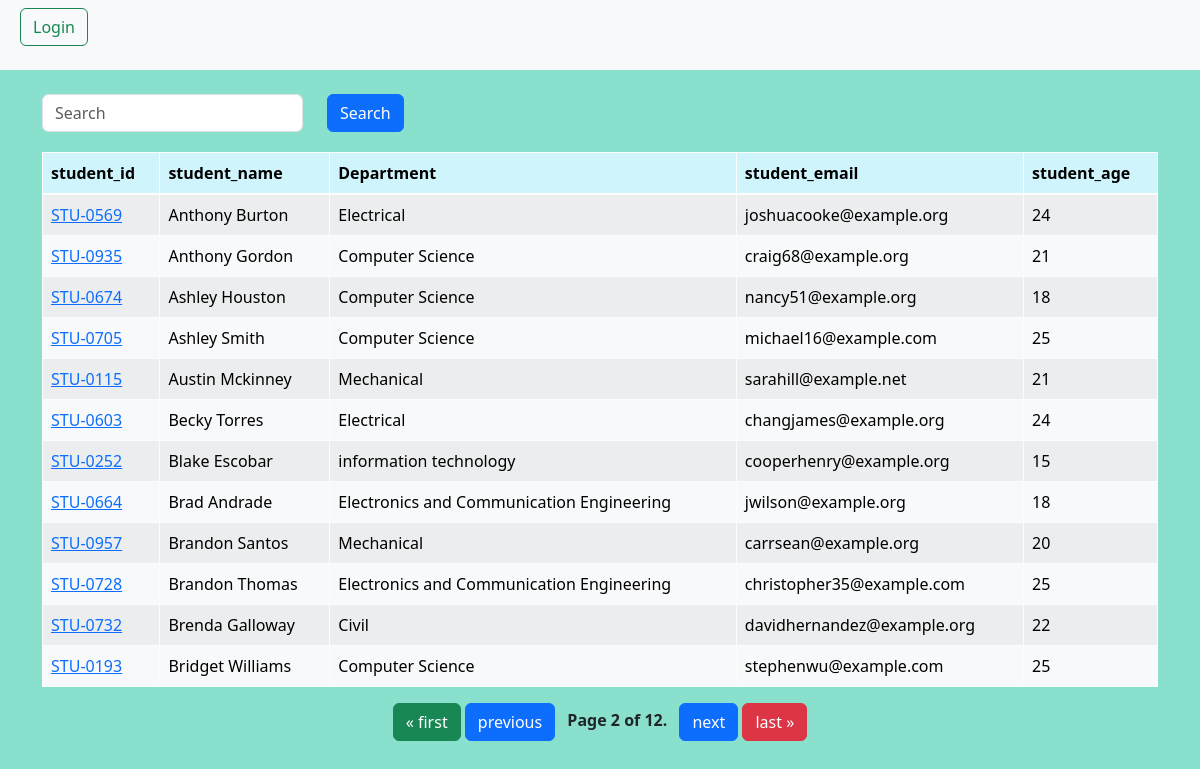
Screenshot of /students/?page=2 with the database file from the repository.
### vegi/models.py (models this page shows, shortened)
class Student(models.Model):
    department = models.ForeignKey(Department ,related_name= 'depart' , on_delete=models.CASCADE)
    student_id = models.OneToOneField( StudentID , related_name='studentid' , on_delete= models.CASCADE)
    student_name = models.CharField(max_length= 100)
    student_email = models.EmailField( unique= True)
    student_age = models.IntegerField( default=18)
    student_address = models.TextField()
    class Meta:
        ordering = ["student_name"]
        verbose_name = 'student'

class StudentID(models.Model):
    student_id = models.CharField(max_length= 100)
    def __str__(self) -> str:
        return f"{self.student_id} "

class Department(models.Model):
    department = models.CharField( max_length= 100)
    def __str__(self) -> str:
        return f" {self.department} "
    class Meta:
        ordering = ["department"]

### vegi/views.py (the view, shortened to what this page needs)
# urls.py: path('students/', get_students , name='get_students'),
def get_students(request):
    query_set = Student.objects.all()
    paginator = Paginator(query_set, 12)  # Show 25 contacts per page.
    page_number = request.GET.get("page" , 1)
    page_obj = paginator.get_page(page_number)
    context = { "page_obj" : page_obj }
    return render(request , 'report/students.html' , context )

### vegi/templates/report/students.html
{% extends "base.html" %}
{% block start %}
<div class="container my-4">
    <form class="text-center mx-auto mb-1">
        <div class="row">
            <div class="col-md-3">
                <input class="form-control" name="search" placeholder="Search">
            </div>
            <div class="col-md-1">
                <button class="btn btn-primary">Search</button>
            </div>
        </div>
    </form>
    <table class="table table-light table-striped">
        <thead class="table-info">
            <tr>
                <th scope="col">student_id</th>
                <th scope="col">student_name</th>
                <th scope="col">Department</th>
                <th scope="col">student_email</th>
                <th scope="col">student_age</th>
            </tr>
        </thead>
        <tbody class="table-group-divider">
            {% for stu in page_obj %}
            <tr>
                <td>    <a href="/marks/{{ stu.student_id }}">{{ stu.student_id }}</a>      </td>
                <td>{{ stu.student_name }}</td>
                <td>{{ stu.department }}</td>
                <td>{{ stu.student_email }}</td>
                <td>{{ stu.student_age }}</td>
            </tr>
            {% endfor %}
        </tbody>
    </table>
    <div class="pagination justify-content-center">
        <span class="step-links">
            {% if page_obj.has_previous %}
                <a href="?page=1" class="btn btn-success">&laquo; first</a>
                <a href="?page={{ page_obj.previous_page_number }}" class="btn btn-primary">previous</a>
            {% endif %}
            <span class="current mx-2 fw-bold">
                Page {{ page_obj.number }} of {{ page_obj.paginator.num_pages }}.
            </span>
            {% if page_obj.has_next %}
                <a href="?page={{ page_obj.next_page_number }}" class="btn btn-primary">next</a>
                <a href="?page={{ page_obj.paginator.num_pages }}" class="btn btn-danger">last &raquo;</a>
            {% endif %}
        </span>
    </div>
</div>
{% endblock %}

### main/templates/base.html (style rules this page uses)
.custom-background { background-color: #88e0cd; }
table { width: 80%; border-collapse: collapse; margin: 20px auto; }
th, td { border: 1px solid #ccc; padding: 8px; text-align: left; }
th { background-color: #f2f2f2; }

### rows the page displays
Student: student_id "STU-0569", student_name "Anthony Burton", department "Electrical", student_email "joshuacooke@example.org", student_age "24"
Student: student_id "STU-0935", student_name "Anthony Gordon", department "Computer Science", student_email "craig68@example.org", student_age "21"
Student: student_id "STU-0674", student_name "Ashley Houston", department "Computer Science", student_email "nancy51@example.org", student_age "18"
Student: student_id "STU-0705", student_name "Ashley Smith", department "Computer Science", student_email "michael16@example.com", student_age "25"
Student: student_id "STU-0115", student_name "Austin Mckinney", department "Mechanical", student_email "sarahill@example.net", student_age "21"
Student: student_id "STU-0603", student_name "Becky Torres", department "Electrical", student_email "changjames@example.org", student_age "24"
Student: student_id "STU-0252", student_name "Blake Escobar", department "information technology", student_email "cooperhenry@example.org", student_age "15"
Student: student_id "STU-0664", student_name "Brad Andrade", department "Electronics and Communication Engineering", student_email "jwilson@example.org", student_age "18"
Student: student_id "STU-0957", student_name "Brandon Santos", department "Mechanical", student_email "carrsean@example.org", student_age "20"
Student: student_id "STU-0728", student_name "Brandon Thomas", department "Electronics and Communication Engineering", student_email "christopher35@example.com", student_age "25"
Student: student_id "STU-0732", student_name "Brenda Galloway", department "Civil", student_email "davidhernandez@example.org", student_age "22"
Student: student_id "STU-0193", student_name "Bridget Williams", department "Computer Science", student_email "stephenwu@example.com", student_age "25"

### other values shown
{{ page_obj.number }} "2"
{{ page_obj.paginator.num_pages }} "12"
